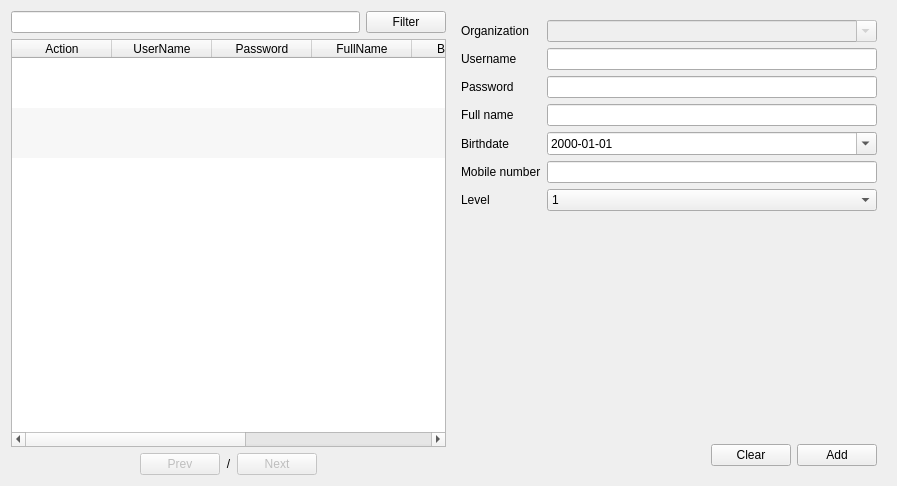
<?xml version="1.0" encoding="UTF-8"?>
<ui version="4.0">
 <class>FormManageUser</class>
 <widget class="QWidget" name="FormManageUser">
  <property name="geometry">
   <rect>
    <x>0</x>
    <y>0</y>
    <width>897</width>
    <height>486</height>
   </rect>
  </property>
  <property name="windowTitle">
   <string>Manage user</string>
  </property>
  <layout class="QHBoxLayout" name="horizontalLayout_4">
   <item>
    <layout class="QVBoxLayout" name="verticalLayout">
     <item>
      <layout class="QHBoxLayout" name="horizontalLayout">
       <item>
        <widget class="QLineEdit" name="lineEditFilter"/>
       </item>
       <item>
        <widget class="QPushButton" name="pushButtonFilter">
         <property name="text">
          <string>Filter</string>
         </property>
        </widget>
       </item>
      </layout>
     </item>
     <item>
      <widget class="QTableWidget" name="tableWidgetData">
       <property name="editTriggers">
        <set>QAbstractItemView::NoEditTriggers</set>
       </property>
       <property name="alternatingRowColors">
        <bool>true</bool>
       </property>
       <property name="selectionBehavior">
        <enum>QAbstractItemView::SelectRows</enum>
       </property>
       <property name="verticalScrollMode">
        <enum>QAbstractItemView::ScrollPerPixel</enum>
       </property>
       <property name="horizontalScrollMode">
        <enum>QAbstractItemView::ScrollPerPixel</enum>
       </property>
       <property name="showGrid">
        <bool>false</bool>
       </property>
       <property name="gridStyle">
        <enum>Qt::SolidLine</enum>
       </property>
       <property name="sortingEnabled">
        <bool>false</bool>
       </property>
       <property name="wordWrap">
        <bool>false</bool>
       </property>
       <attribute name="horizontalHeaderStretchLastSection">
        <bool>false</bool>
       </attribute>
       <attribute name="verticalHeaderVisible">
        <bool>false</bool>
       </attribute>
       <attribute name="verticalHeaderDefaultSectionSize">
        <number>50</number>
       </attribute>
       <attribute name="verticalHeaderMinimumSectionSize">
        <number>30</number>
       </attribute>
       <row>
        <property name="text">
         <string>New Row</string>
        </property>
       </row>
       <row>
        <property name="text">
         <string>New Row</string>
        </property>
       </row>
       <row>
        <property name="text">
         <string>New Row</string>
        </property>
       </row>
       <column>
        <property name="text">
         <string>Action</string>
        </property>
       </column>
       <column>
        <property name="text">
         <string>UserName</string>
        </property>
       </column>
       <column>
        <property name="text">
         <string>Password</string>
        </property>
       </column>
       <column>
        <property name="text">
         <string>FullName</string>
        </property>
       </column>
       <column>
        <property name="text">
         <string>BirthDate</string>
        </property>
       </column>
       <column>
        <property name="text">
         <string>MobileNumber</string>
        </property>
       </column>
       <column>
        <property name="text">
         <string>AccessLevel</string>
        </property>
       </column>
       <column>
        <property name="text">
         <string>UpdateTs</string>
        </property>
       </column>
      </widget>
     </item>
     <item>
      <layout class="QHBoxLayout" name="horizontalLayout_2">
       <item>
        <spacer name="horizontalSpacer">
         <property name="orientation">
          <enum>Qt::Horizontal</enum>
         </property>
         <property name="sizeHint" stdset="0">
          <size>
           <width>40</width>
           <height>20</height>
          </size>
         </property>
        </spacer>
       </item>
       <item>
        <widget class="QPushButton" name="pushButtonPrev">
         <property name="enabled">
          <bool>false</bool>
         </property>
         <property name="text">
          <string>Prev</string>
         </property>
        </widget>
       </item>
       <item>
        <widget class="QLabel" name="labelPageIndicator">
         <property name="text">
          <string>&lt;CurrentPage&gt;/&lt;TotalPage&gt;</string>
         </property>
         <property name="alignment">
          <set>Qt::AlignCenter</set>
         </property>
        </widget>
       </item>
       <item>
        <widget class="QPushButton" name="pushButtonNext">
         <property name="enabled">
          <bool>false</bool>
         </property>
         <property name="text">
          <string>Next</string>
         </property>
        </widget>
       </item>
       <item>
        <spacer name="horizontalSpacer_2">
         <property name="orientation">
          <enum>Qt::Horizontal</enum>
         </property>
         <property name="sizeHint" stdset="0">
          <size>
           <width>40</width>
           <height>20</height>
          </size>
         </property>
        </spacer>
       </item>
      </layout>
     </item>
    </layout>
   </item>
   <item>
    <widget class="QFrame" name="frameRegister">
     <property name="maximumSize">
      <size>
       <width>16777215</width>
       <height>16777215</height>
      </size>
     </property>
     <layout class="QVBoxLayout" name="verticalLayout_2">
      <property name="spacing">
       <number>0</number>
      </property>
      <property name="leftMargin">
       <number>0</number>
      </property>
      <property name="topMargin">
       <number>0</number>
      </property>
      <property name="rightMargin">
       <number>0</number>
      </property>
      <property name="bottomMargin">
       <number>0</number>
      </property>
      <item>
       <widget class="QScrollArea" name="scrollArea">
        <property name="frameShape">
         <enum>QFrame::NoFrame</enum>
        </property>
        <property name="widgetResizable">
         <bool>true</bool>
        </property>
        <widget class="QWidget" name="scrollAreaWidgetContents">
         <property name="geometry">
          <rect>
           <x>0</x>
           <y>0</y>
           <width>436</width>
           <height>427</height>
          </rect>
         </property>
         <layout class="QFormLayout" name="formLayout">
          <item row="0" column="0">
           <widget class="QLabel" name="label_8">
            <property name="text">
             <string>Organization</string>
            </property>
           </widget>
          </item>
          <item row="0" column="1">
           <widget class="QComboBox" name="comboBoxOrganizationName">
            <property name="enabled">
             <bool>false</bool>
            </property>
            <property name="editable">
             <bool>true</bool>
            </property>
            <property name="maxVisibleItems">
             <number>2147483647</number>
            </property>
            <property name="insertPolicy">
             <enum>QComboBox::NoInsert</enum>
            </property>
           </widget>
          </item>
          <item row="1" column="0">
           <widget class="QLabel" name="label_3">
            <property name="text">
             <string>Username</string>
            </property>
           </widget>
          </item>
          <item row="1" column="1">
           <widget class="QLineEdit" name="lineEditUserName"/>
          </item>
          <item row="2" column="0">
           <widget class="QLabel" name="label_4">
            <property name="text">
             <string>Password</string>
            </property>
           </widget>
          </item>
          <item row="2" column="1">
           <widget class="QLineEdit" name="lineEditPassword"/>
          </item>
          <item row="3" column="0">
           <widget class="QLabel" name="label_2">
            <property name="text">
             <string>Full name</string>
            </property>
           </widget>
          </item>
          <item row="3" column="1">
           <widget class="QLineEdit" name="lineEditFullName"/>
          </item>
          <item row="4" column="0">
           <widget class="QLabel" name="label_5">
            <property name="text">
             <string>Birthdate</string>
            </property>
           </widget>
          </item>
          <item row="4" column="1">
           <widget class="QDateEdit" name="dateEditBirthDate">
            <property name="displayFormat">
             <string>yyyy-MM-dd</string>
            </property>
            <property name="calendarPopup">
             <bool>true</bool>
            </property>
           </widget>
          </item>
          <item row="5" column="0">
           <widget class="QLabel" name="label_6">
            <property name="text">
             <string>Mobile number</string>
            </property>
           </widget>
          </item>
          <item row="5" column="1">
           <widget class="QLineEdit" name="lineEditMobileNumber"/>
          </item>
          <item row="6" column="0">
           <widget class="QLabel" name="label_7">
            <property name="text">
             <string>Level</string>
            </property>
           </widget>
          </item>
          <item row="6" column="1">
           <widget class="QComboBox" name="comboBoxAccessLevel">
            <item>
             <property name="text">
              <string>1</string>
             </property>
            </item>
            <item>
             <property name="text">
              <string>2</string>
             </property>
            </item>
           </widget>
          </item>
         </layout>
        </widget>
       </widget>
      </item>
      <item>
       <widget class="QWidget" name="widget" native="true">
        <layout class="QHBoxLayout" name="horizontalLayout_5">
         <item>
          <spacer name="horizontalSpacer_3">
           <property name="orientation">
            <enum>Qt::Horizontal</enum>
           </property>
           <property name="sizeHint" stdset="0">
            <size>
             <width>40</width>
             <height>20</height>
            </size>
           </property>
          </spacer>
         </item>
         <item>
          <widget class="QPushButton" name="pushButtonClear">
           <property name="text">
            <string>Clear</string>
           </property>
          </widget>
         </item>
         <item>
          <widget class="QPushButton" name="pushButtonAdd">
           <property name="text">
            <string>Add</string>
           </property>
          </widget>
         </item>
        </layout>
       </widget>
      </item>
     </layout>
    </widget>
   </item>
  </layout>
 </widget>
 <resources/>
 <connections/>
</ui>
